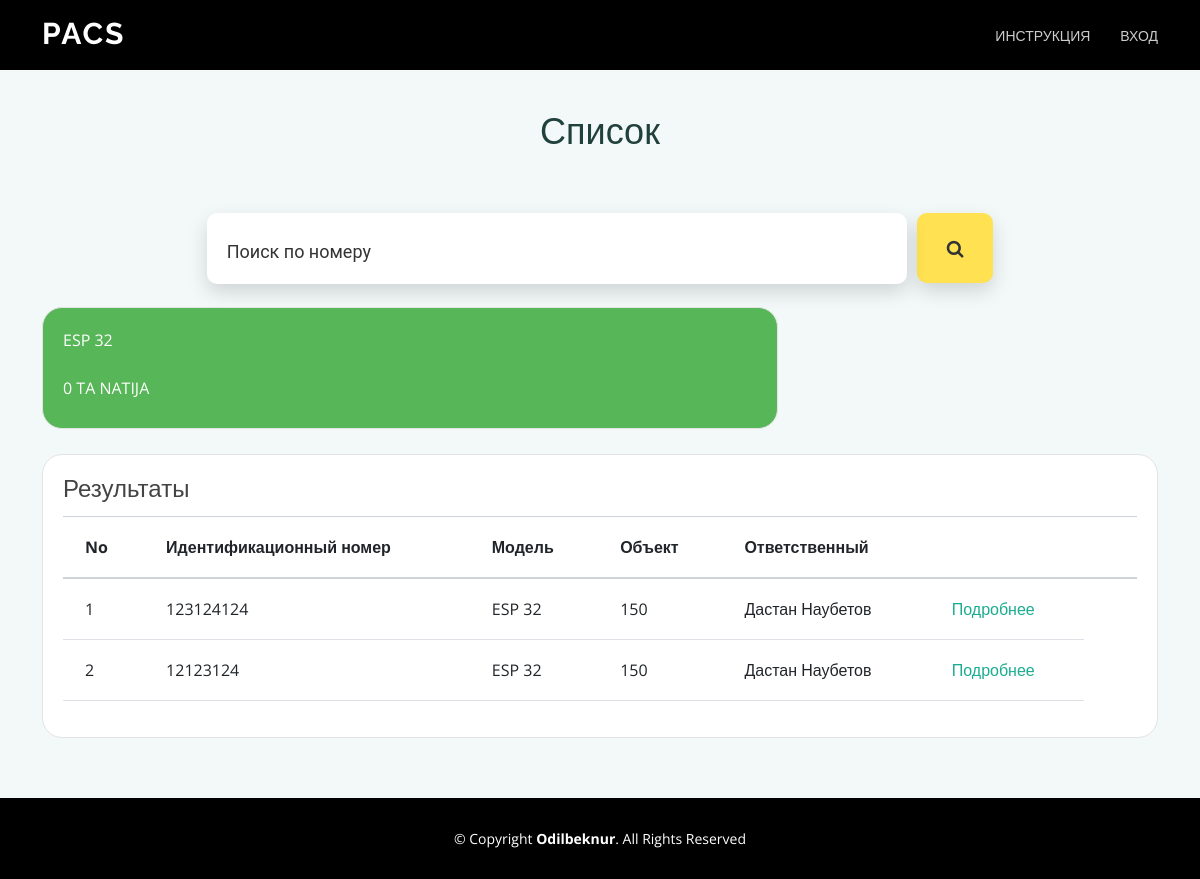
Screenshot of /base/1 with the database file from the repository.
### home/models.py (models this page shows, shortened)
class Plant(models.Model):
    category_id = models.ForeignKey(Category, related_name='category', on_delete=models.PROTECT, blank=True)
    room_number = models.CharField(max_length=4)
    inventar_number = models.IntegerField(unique=True, blank=True)
    model_id = models.ForeignKey(Model, on_delete=models.PROTECT, blank=True)
    responsible_id = models.ForeignKey(Responsible, on_delete=models.PROTECT)
    processor = models.CharField(max_length=70, blank=True)
    memory = models.CharField(max_length=70, blank=True)
    mac_address = models.CharField(max_length=50, blank=True)
    ip_address = models.CharField(max_length=50, blank=True)
    description = models.TextField()
    status = models.CharField(max_length=40, null=True, default='В сети')

class Category(models.Model):
    name = models.CharField(max_length=100)
    image = models.ImageField(upload_to='static/images')
    def __str__(self) -> str:
        return self.name

class Model(models.Model):
    name = models.CharField(max_length=100)
    description = models.TextField()
    image = models.ImageField(upload_to='static/images')
    def __str__(self) -> str:
        return self.name

class Responsible(models.Model):
    fullname = models.CharField(max_length=100)
    description = models.TextField()
    def __str__(self) -> str:
        return self.fullname

### home/views.py (the view)
# urls.py: path('base/<int:pk>', Base, name='base'),
def Base(request, pk):
    query =Plant.objects.filter(category_id__id=pk)
    return render(request, 'base.html', {'query': query})

### templates/base.html (shortened to what this page needs)
{% load static %}
{% load static %}
<!DOCTYPE html>
<html lang="en">
<head>
  <link rel="stylesheet" href="https://cdnjs.cloudflare.com/ajax/libs/font-awesome/4.7.0/css/font-awesome.min.css">
  <link href="{% static 'styles/vendor/aos/aos.css' %}" rel="stylesheet">
  <link href="{% static 'styles/vendor/bootstrap/css/bootstrap.min.css' %}" rel="stylesheet">
  <link href="{% static 'styles/vendor/bootstrap-icons/bootstrap-icons.css' %}" rel="stylesheet">
  <link href="{% static 'styles/vendor/boxicons/css/boxicons.min.css' %}" rel="stylesheet">
  <link href="{% static 'styles/vendor/glightbox/css/glightbox.min.css' %}" rel="stylesheet">
  <link href="{% static 'styles/vendor/swiper/swiper-bundle.min.css' %}" rel="stylesheet">
  <link href="{% static 'styles/index.css' %}" rel="stylesheet">
  <link href="{% static 'styles/base.css' %}" rel="stylesheet">
</head>
<body>
<header id="header" class="fixed-top d-flex align-items-center">
    <div class="container d-flex justify-content-between">
      <div class="logo">
        <h1><a href="/">PACS</a></h1>
      </div>
      <nav id="navbar" class="navbar">
        <ul>
            <li><a class="nav-link scrollto" href="/#about">ИНСТРУКЦИЯ</a></li>
          <li><a class="nav-link scrollto" href="{% url 'login' %}">ВХОД</a></li>
        </ul>
      </nav>
    </div>
  </header>
  <main id="main">
    <section id="services" class="services section-bg">
        <div class="container">
          <div class="section-title" style="padding-top:50px;">
            <h2>Список</h2>
          </div>
          <div class="page-wrapper bg-color-1">
            <div class="wrapper wrapper--w1070">
                        <form class="form" method="get" action="{% url 'search' %}">
                                <div class="input-group input--large">
                                    <input class="input--style-1" type="text" placeholder="Поиск по номеру" name="search">
                                </div>
                                <button class="btn-submit" type="submit"><i class="fa fa-search"></i></button>
                         </form>
                </div>
            </div>
            <div class="row">
                <div class="col-md-12 grid-margin">
                    <div class="row">
                      <div class="col-12 col-xl-8 mb-4 mb-xl-0">
                            {% if query %}
                            {% for y in query %}
                            {% if forloop.first %}
                                <div class="card card-light-success">
                                    <div class="card-body">
                                    <p class="mb-4">{{ y.category_id }}</p>
                                    <p class="fs-30 mb-2">{{ object_list|length }} TA NATIJA</p>
                                    </div>
                                </div>
                            {% endif %}
                            {% endfor %}
                            {% else %}
                                <div class="card card-light-danger">
                                    <div class="card-body">
                                    <p class="fs-30 mb-2">Ma'lumot mavjud emas</p>
                                    </div>
                                </div>
                            {% endif %}
                      </div>
                    </div>
                  </div>
                </div>
                <div class="col-lg-12 grid-margin stretch-card" style="padding-top: 25px;">
                    <div class="card">
                    <div class="card-body">
                        <h4 class="card-title">Результаты</h4>
                        <div class="table-responsive">
                        <table class="table">
                            <thead>
                            <tr>
                                <th>No</th>
                                <th>Идентификационный номер</th>
                                <th>Модель</th>
                                <th>Объект</th>
                                <th>Ответственный</th>
                                <th></th>
                                <th></th>
                            </tr>
                            </thead>
                            <tbody>
                            {% for m in query %}
                            <tr>
                                <td class="left-circle">{{ m.id }}</td>
                                <td>{{ m.inventar_number }}</td>
                                <td>{{ m.model_id }}</td>
                                <td>{{ m.room_number }}</td>
                                <td class="right-circle">{{ m.responsible_id }}</td>
                                <td class="more"><a href="{% url 'detail' pk=m.id %}">Подробнее</a></td>
                            </tr>
                            {% endfor %}
                            </tbody>
                        </table>
                        </div>
                    </div>
                    </div>
                </div>
            </div>
    </section>
  <footer id="footer">
    <div class="container">
      <div class="copyright">
        &copy; Copyright <strong><span>Odilbeknur</span></strong>. All Rights Reserved
      </div>
    </div>
  </footer>
</main>
</body>
</html>

### static/styles/index.css (style rules this page uses)
body { font-family: "Open Sans", sans-serif; color: #444444; }
a { color: #1bac91; text-decoration: none; }
h1, h2, h3, h4, h5, h6 { font-family: "Raleway", sans-serif; }
#header { height: 70px; transition: all 0.5s; z-index: 997; background: #000; }
#header .logo h1 { font-size: 30px; margin: 0; padding: 6px 0; line-height: 1; font-weight: 700; letter-spacing: 2px; text-transform: uppercase; }
#header .logo h1 a, #header .logo h1 a:hover { color: #fff; text-decoration: none; }
.navbar { padding: 0; }
.navbar ul { margin: 0; padding: 0; display: flex; list-style: none; align-items: center; }
.navbar li { position: relative; }
.navbar > ul > li + li { margin-left: 30px; }
.navbar a, .navbar a:focus { display: flex; align-items: center; justify-content: space-between; padding: 12px 0; font-size: 14px; color: rgba(255, 255, 255, 0.8); white-space: nowrap; transition: 0.3s; position: relative; }
.navbar > ul > li > a:before { content: ""; position: absolute; width: 100%; height: 2px; bottom: 3px; left: 0; background-color: #1bac91; visibility: hidden; width: 0px; transition: all 0.3s ease-in-out 0s; }
section { padding: 60px 0; overflow: hidden; }
.section-bg { background-color: #f2f9f8; }
.section-title { padding-bottom: 40px; text-align: center; }
.section-title h2 { font-size: 36px; font-weight: 300; margin-bottom: 20px; padding-bottom: 0; color: #21413c; }
#footer { background: black; padding: 0 0 30px 0; color: #fff; font-size: 14px; }
#footer .copyright { text-align: center; padding-top: 30px; }
input, textarea { outline: none; margin: 0; border: none; -webkit-box-shadow: none; -moz-box-shadow: none; box-shadow: none; width: 100%; font-size: 18px; font-family: inherit; }
button { cursor: pointer; }
.input-group { position: relative; margin-bottom: 23px; -webkit-box-shadow: 0px 8px 20px 0px rgba(0, 0, 0, 0.15); -moz-box-shadow: 0px 8px 20px 0px rgba(0, 0, 0, 0.15); box-shadow: 0px 8px 20px 0px rgba(0, 0, 0, 0.15); padding: 16px 20px; padding-bottom: 10px; background: #fff; -webkit-border-radius: 10px; -moz-border-radius: 10px; border-radius: 10px; float: left; margin-right: 10px; }
.form::after { content: ""; clear: both; display: table; }
.input--large { width: 700px; }
.input--style-1 { font-size: 18px; padding: 9px 0; color: #666; font-family: "Roboto", "Arial", "Helvetica Neue", sans-serif; }
.wrapper { margin: 0 auto; display: flex; justify-content: center; }
.wrapper--w1070 { max-width: 1070px; }
.btn-submit { display: inline-block; line-height: 70px; font-family: inherit; background: #ffe151; -webkit-border-radius: 10px; -moz-border-radius: 10px; border-radius: 10px; border:none; text-transform: capitalize; color: #333; font-size: 18px; -webkit-transition: all 0.4s ease; -o-transition: all 0.4s ease; -moz-transition: all 0.4s ease; transition: all 0.4s ease; padding: 0 30px; -webkit-box-shadow: 0px 8px 20px 0px rgba(0, 0, 0, 0.15); -moz-box-shadow: 0px 8px 20px 0px rgba(0, 0, 0, 0.15); box-shadow: 0px 8px 20px 0px rgba(0, 0, 0, 0.15); }

### static/styles/base.css (style rules this page uses)
.card { position: relative; display: flex; flex-direction: column; min-width: 0; word-wrap: break-word; background-color: #fff; background-clip: border-box; border: 1px solid #e3e3e3; border-radius: 20px; }
.card-body { flex: 1 1 auto; min-height: 1px; padding: 1.25rem; border:none; }
.card-title { margin-bottom: 0.75rem; }
.table, .jsgrid .jsgrid-table { width: 100%; margin-bottom: 1rem; color: #212529; }
.table th, .jsgrid .jsgrid-table th, .table td, .jsgrid .jsgrid-table td { padding: 1.125rem 1.375rem; vertical-align: top; border-top: 1px solid #CED4DA; }
.table thead th, .jsgrid .jsgrid-table thead th { vertical-align: bottom; border-bottom: 2px solid #CED4DA; }
.table-responsive { display: block; width: 100%; overflow-x: auto; -webkit-overflow-scrolling: touch; }
.card.card-light-success { background: #57B657; color: #ffffff; }

### rows the page displays
Plant: category_id "ESP 32", object_list "0", id "1", inventar_number "123124124", model_id "ESP 32", room_number "150", responsible_id "Дастан Наубетов"
Plant: id "2", inventar_number "12123124", model_id "ESP 32", room_number "150", responsible_id "Дастан Наубетов"
